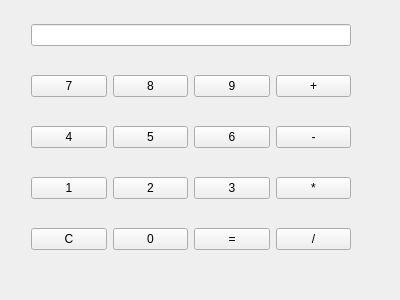
<?xml version="1.0" encoding="UTF-8"?>
<ui version="4.0">
 <class>Widget</class>
 <widget class="QWidget" name="Widget">
  <property name="geometry">
   <rect>
    <x>0</x>
    <y>0</y>
    <width>400</width>
    <height>300</height>
   </rect>
  </property>
  <property name="windowTitle">
   <string>Widget</string>
  </property>
  <widget class="QWidget" name="layoutWidget">
   <property name="geometry">
    <rect>
     <x>20</x>
     <y>10</y>
     <width>342</width>
     <height>258</height>
    </rect>
   </property>
   <layout class="QVBoxLayout" name="verticalLayout">
    <item>
     <widget class="QLineEdit" name="lineEditAfficheur"/>
    </item>
    <item>
     <spacer name="horizontalSpacer_4">
      <property name="orientation">
       <enum>Qt::Horizontal</enum>
      </property>
      <property name="sizeHint" stdset="0">
       <size>
        <width>40</width>
        <height>20</height>
       </size>
      </property>
     </spacer>
    </item>
    <item>
     <layout class="QHBoxLayout" name="horizontalLayout">
      <item>
       <widget class="QPushButton" name="pushButton7">
        <property name="text">
         <string>7</string>
        </property>
       </widget>
      </item>
      <item>
       <widget class="QPushButton" name="pushButton8">
        <property name="text">
         <string>8</string>
        </property>
       </widget>
      </item>
      <item>
       <widget class="QPushButton" name="pushButton9">
        <property name="text">
         <string>9</string>
        </property>
       </widget>
      </item>
      <item>
       <widget class="QPushButton" name="pushButtonPlus">
        <property name="text">
         <string>+</string>
        </property>
       </widget>
      </item>
     </layout>
    </item>
    <item>
     <spacer name="horizontalSpacer">
      <property name="orientation">
       <enum>Qt::Horizontal</enum>
      </property>
      <property name="sizeHint" stdset="0">
       <size>
        <width>40</width>
        <height>20</height>
       </size>
      </property>
     </spacer>
    </item>
    <item>
     <layout class="QHBoxLayout" name="horizontalLayout_2">
      <item>
       <widget class="QPushButton" name="pushButton4">
        <property name="text">
         <string>4</string>
        </property>
       </widget>
      </item>
      <item>
       <widget class="QPushButton" name="pushButton5">
        <property name="text">
         <string>5</string>
        </property>
       </widget>
      </item>
      <item>
       <widget class="QPushButton" name="pushButton6">
        <property name="text">
         <string>6</string>
        </property>
       </widget>
      </item>
      <item>
       <widget class="QPushButton" name="pushButtonMoins">
        <property name="text">
         <string>-</string>
        </property>
       </widget>
      </item>
     </layout>
    </item>
    <item>
     <spacer name="horizontalSpacer_2">
      <property name="orientation">
       <enum>Qt::Horizontal</enum>
      </property>
      <property name="sizeHint" stdset="0">
       <size>
        <width>40</width>
        <height>20</height>
       </size>
      </property>
     </spacer>
    </item>
    <item>
     <layout class="QHBoxLayout" name="horizontalLayout_3">
      <item>
       <widget class="QPushButton" name="pushButton1">
        <property name="text">
         <string>1</string>
        </property>
       </widget>
      </item>
      <item>
       <widget class="QPushButton" name="pushButton2">
        <property name="text">
         <string>2</string>
        </property>
       </widget>
      </item>
      <item>
       <widget class="QPushButton" name="pushButton3">
        <property name="text">
         <string>3</string>
        </property>
       </widget>
      </item>
      <item>
       <widget class="QPushButton" name="pushButtonMultiplier">
        <property name="text">
         <string>*</string>
        </property>
       </widget>
      </item>
     </layout>
    </item>
    <item>
     <spacer name="horizontalSpacer_3">
      <property name="orientation">
       <enum>Qt::Horizontal</enum>
      </property>
      <property name="sizeHint" stdset="0">
       <size>
        <width>40</width>
        <height>20</height>
       </size>
      </property>
     </spacer>
    </item>
    <item>
     <layout class="QHBoxLayout" name="horizontalLayout_4">
      <item>
       <widget class="QPushButton" name="pushButtonClear">
        <property name="text">
         <string>C</string>
        </property>
       </widget>
      </item>
      <item>
       <widget class="QPushButton" name="pushButton0">
        <property name="text">
         <string>0</string>
        </property>
       </widget>
      </item>
      <item>
       <widget class="QPushButton" name="pushButtonEgal">
        <property name="text">
         <string>=</string>
        </property>
       </widget>
      </item>
      <item>
       <widget class="QPushButton" name="pushButtonDiviser">
        <property name="text">
         <string>/</string>
        </property>
       </widget>
      </item>
     </layout>
    </item>
   </layout>
  </widget>
 </widget>
 <layoutdefault spacing="6" margin="11"/>
 <resources/>
 <connections/>
</ui>
